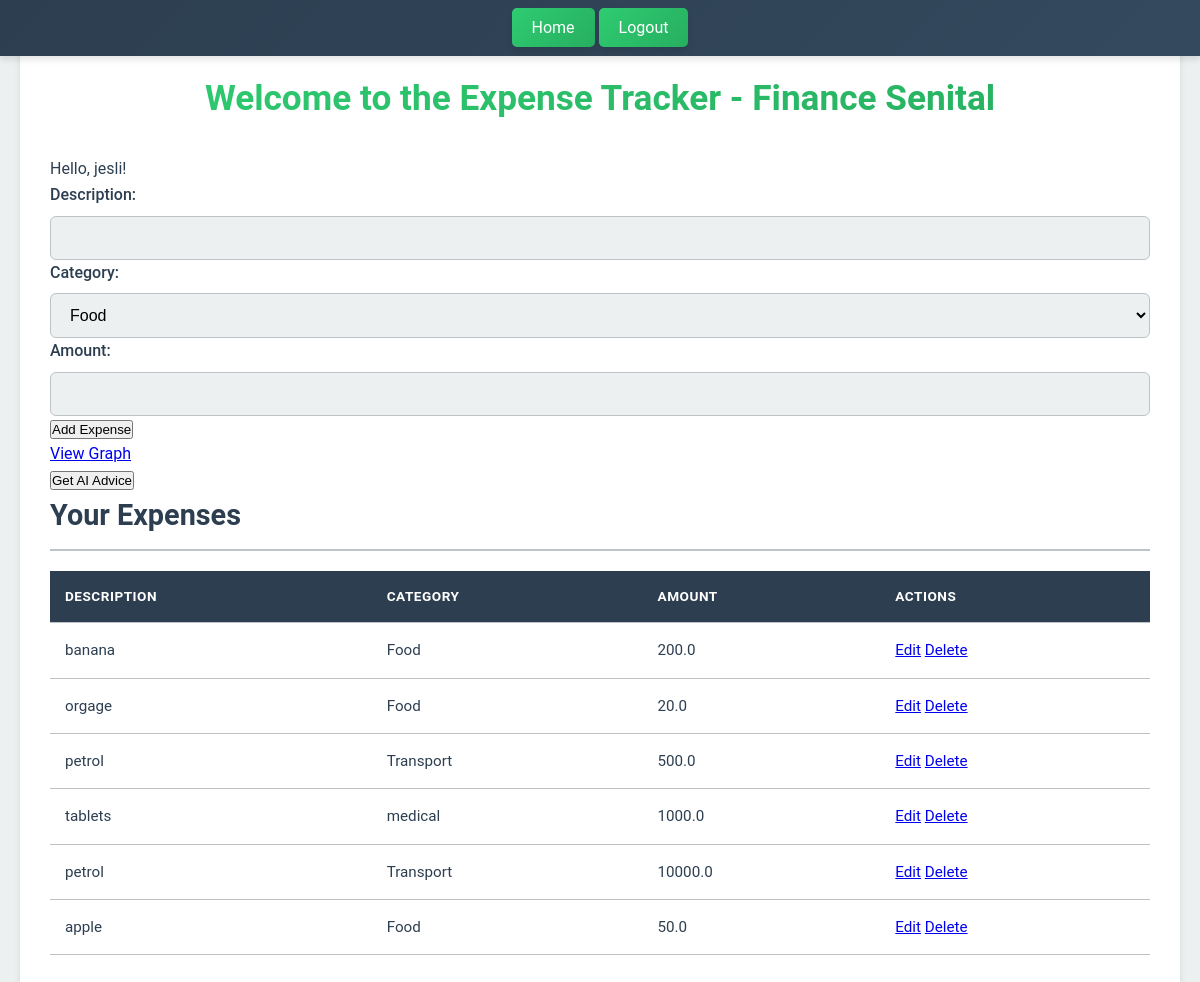
Page / (signed in) on the earlier database version.
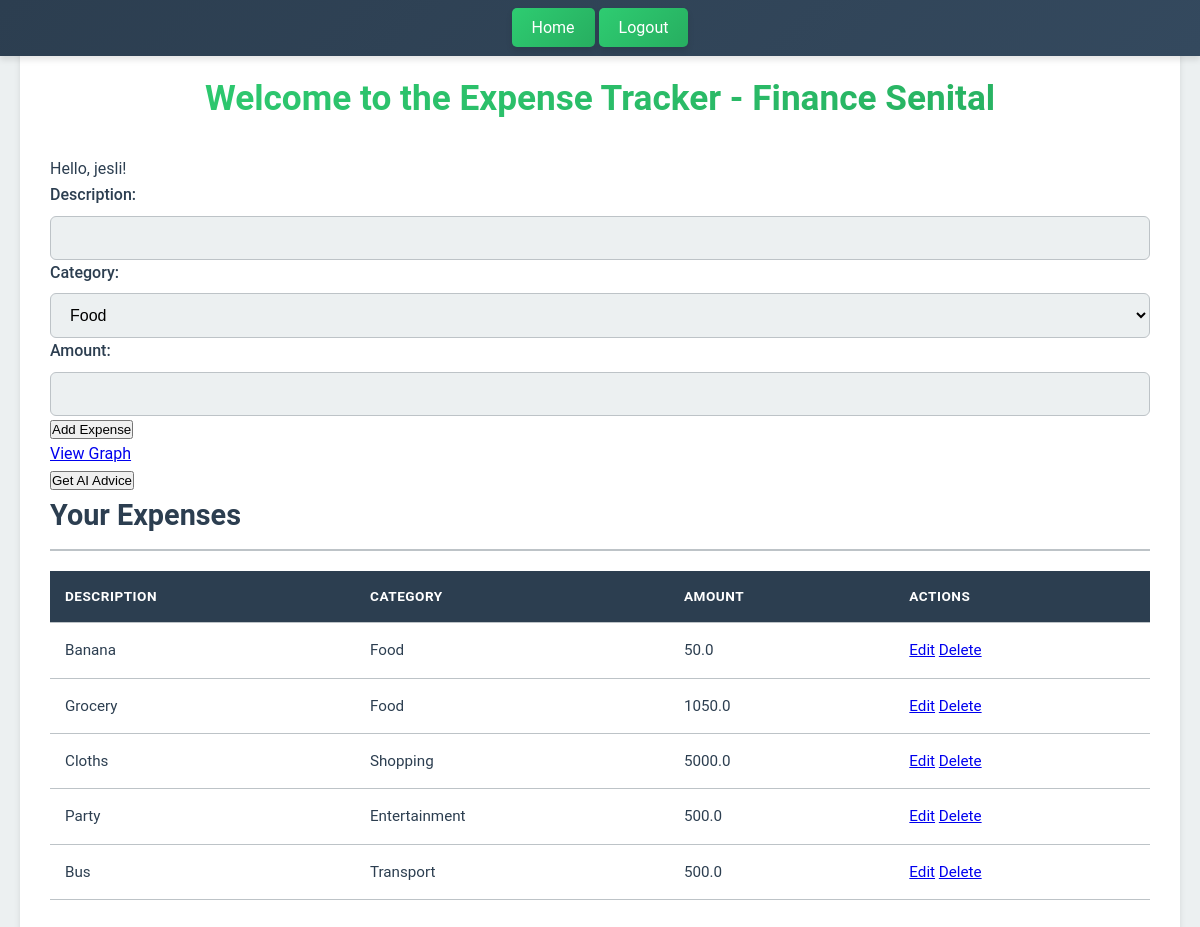
Same page on the later database version.
### tables this page shows
CREATE TABLE expenses (
                id INTEGER PRIMARY KEY AUTOINCREMENT,
                username TEXT NOT NULL,
                category TEXT NOT NULL,
                amount REAL NOT NULL,
                description TEXT,
                FOREIGN KEY (username) REFERENCES users(username)
            );

### app.py (the view)
@app.route('/')
def home():
    if 'username' in session:
        with sqlite3.connect(DATABASE) as conn:
            cursor = conn.cursor()
            cursor.execute("SELECT * FROM expenses WHERE username = ?", (session['username'],))
            expenses = cursor.fetchall()
        return render_template('home.html', expenses=expenses)
    return render_template('home.html')

### templates/home.html (shortened to what this page needs)
<!DOCTYPE html>
<html lang="en">
<head>
    <link rel="stylesheet" href="{{ url_for('static', filename='style.css') }}">
</head>
<body>
    <nav class="navbar">
        <a href="{{ url_for('home') }}" class="navbar-btn">Home</a>
        <a href="{{ url_for('logout') }}" class="navbar-btn">Logout</a>
    </nav>
    <div class="content">
        <h1>Welcome to the Expense Tracker - Finance Senital</h1>
        {% if 'username' in session %}
            <p>Hello, {{ session['username'] }}!</p>
            <form action="{{ url_for('add_expense') }}" method="POST">
                <label>Description:</label>
                <input type="text" name="description" required>
                <label>Category:</label>
                <select name="category" onchange="toggleCustomCategory(this)">
                    <option value="Food">Food</option>
                </select>
                <label>Amount:</label>
                <input type="number" step="0.01" name="amount" required>
                <button type="submit">Add Expense</button>
            </form>
            <a href="{{ url_for('graph') }}">View Graph</a>
            <form action="{{ url_for('ai_advice') }}" method="POST">
                <button type="submit">Get AI Advice</button>
            </form>
            <h2>Your Expenses</h2>
            <table>
                <tr>
                    <th>Description</th>
                    <th>Category</th>
                    <th>Amount</th>
                    <th>Actions</th>
                </tr>
                {% for expense in expenses %}
                    <tr>
                        <td>{{ expense[4] }}</td>
                        <td>{{ expense[2] }}</td>
                        <td>{{ expense[3] }}</td>
                        <td>
                            <a href="{{ url_for('edit_expense', id=expense[0]) }}">Edit</a>
                            <a href="{{ url_for('delete_expense', id=expense[0]) }}" onclick="return confirm('Are you sure you want to delete this expense?')">Delete</a>
                        </td>
                    </tr>
                {% endfor %}
            </table>
        {% else %}
            <p>Please <a href="{{ url_for('login') }}">log in</a> to view your expenses.</p>
        {% endif %}
    </div>
</body>
</html>

### static/style.css (style rules this page uses)
:root { --green-primary: #2ecc71; --green-secondary: #27ae60; --red-primary: #e74c3c; --red-secondary: #c0392b; --light-gray: #ecf0f1; --medium-gray: #bdc3c7; --dark-gray: #2c3e50; --blue-accent: #3498db; --blue-secondary: #2980b9; --white: #ffffff; --shadow: 0 4px 6px rgba(0, 0, 0, 0.1); --transition: all 0.3s ease; }
* { margin: 0; padding: 0; box-sizing: border-box; }
body { font-family: 'Roboto', sans-serif; background-color: var(--light-gray); color: var(--dark-gray); line-height: 1.6; display: flex; justify-content: center; align-items: center; min-height: 100vh; padding: 20px; flex-direction: column; }
.navbar { width: 100%; background: linear-gradient(135deg, var(--dark-gray), #34495e); color: var(--white); padding: 15px 0; text-align: center; position: fixed; top: 0; left: 0; z-index: 1000; box-shadow: var(--shadow); }
.navbar-btn { color: var(--white); text-decoration: none; padding: 10px 20px; font-size: 1rem; border-radius: 5px; background: linear-gradient(135deg, var(--green-primary), var(--green-secondary)); transition: var(--transition); border: none; cursor: pointer; box-shadow: var(--shadow); }
.content { width: 100%; margin: 20px auto; padding: 30px; background-color: var(--white); border-radius: 10px; box-shadow: var(--shadow); }
h1, h2, h3, h4 { color: var(--dark-gray); margin-bottom: 20px; }
h1 { font-size: 2.2rem; text-align: center; background: linear-gradient(135deg, var(--green-primary), var(--green-secondary)); -webkit-background-clip: text; background-clip: text; color: transparent; margin-bottom: 30px; }
h2 { font-size: 1.8rem; border-bottom: 2px solid var(--medium-gray); padding-bottom: 10px; }
label { font-weight: 500; display: block; margin-bottom: 8px; color: var(--dark-gray); }
input, select, textarea { width: 100%; padding: 12px 15px; font-size: 1rem; border: 1px solid var(--medium-gray); border-radius: 6px; outline: none; transition: var(--transition); background-color: var(--light-gray); }
table { width: 100%; border-collapse: collapse; margin: 20px 0; font-size: 0.95rem; }
th, td { padding: 15px; text-align: left; border-bottom: 1px solid var(--medium-gray); }
th { background-color: var(--dark-gray); color: var(--white); font-weight: 600; text-transform: uppercase; font-size: 0.85rem; letter-spacing: 0.5px; }

Differences in the rows shown:
removed expenses: description "apple", category "Food", amount "50.0"
changed expenses: description "banana" → "Banana"; amount "200.0" → "50.0"
changed expenses: description "orgage" → "Grocery"; amount "20.0" → "1050.0"
changed expenses: description "petrol" → "Cloths"; category "Transport" → "Shopping"; amount "500.0" → "5000.0"
changed expenses: description "tablets" → "Party"; category "medical" → "Entertainment"; amount "1000.0" → "500.0"
changed expenses "Transport": description "petrol" → "Bus"; amount "10000.0" → "500.0"
